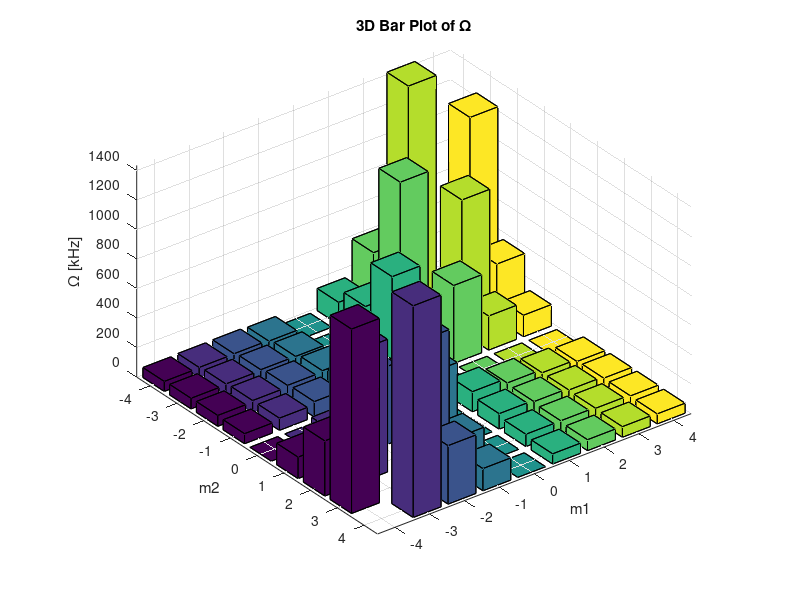

Reproduce this figure in MATLAB. (Note: this script raises an error after producing the figure.)
clear
clc

% Number of m1, m2 list

N = 4;
LIST_NUM = 2.*N+1;
DISPLAY = "Omega";

% Define m1_list and m2_list
m1_list = -N:1:N;
m2_list = -N:1:N;

% Define constants (replace these with actual values)
omega_1 = 2 .* pi .* 2.05 .* 1E6;
omega_2 = 2 .* pi .* 2.132 .* 1E6;
M = 170.936323 .* (1E-3)./ 6.02E23;
delta_k = 28339146.473469555;
hbar = 6.626E-34./(2.*pi);

% Calculate Omega values using array operations
%delta = (M2 ./ (M1 + M2)) * omega_1 + (M1 ./ (M1 + M2)) * omega_2;
%tau = 2 * (M1 + M2) / (omega_1 - omega_2);
%Omega = sqrt((pi * omega_1.*omega_2 * M ./ (abs(omega_2 - omega_1) * abs(delta .* tau - sin(delta .* tau)) * delta_k^2 * hbar))) .* delta;

delta = zeros(LIST_NUM,LIST_NUM);
tau = zeros(LIST_NUM,LIST_NUM);
Omega = zeros(LIST_NUM,LIST_NUM);

for i = 1:LIST_NUM
    for j = 1:LIST_NUM
        if (m1_list(i) + m2_list(j)) == 0
            delta(i,j) = NaN;
            tau(i,j) = NaN;
            Omega(i,j) = NaN;
        else
            delta(i,j) = ( ...
                ( ...
                    m2_list(j) ./ ( m1_list(i) + m2_list(j) ) ...
                ) .* omega_1 + ...
                ( ...
                    m1_list(i) ./ ( m1_list(i) + m2_list(j) ) ...
                ) .* omega_2 ...
            );
            
            tau(i,j) = 2 .* pi .* abs((m1_list(i) + m2_list(j)) ./ (omega_1 - omega_2));
            
            A = 0;
            A = 1./( omega_1 .* ( omega_1 - delta(i,j) ) ) - 1./( omega_2 .* ( omega_2 - delta(i,j) ) );
            A
            Omega(i,j) = sqrt(M.*pi ./ (hbar .*tau(i,j).* abs(A) ) ) ./ delta_k;
        end
    end
end

% Create 3D bar plot
if strcmp(DISPLAY,"Omega") == 1
    figure;
    disp(min(min(Omega./(pi * 2 * 1E3))));
    b = bar3(Omega./(pi * 2 * 1E3));
    set(gca,'XTickLabel',m1_list) 
    set(gca,'YTickLabel',m2_list) 
    
    % Set axis labels and title
    xlabel('m1');
    ylabel('m2');
    zlabel('\Omega [kHz]');
    title('3D Bar Plot of \Omega');
elseif strcmp(DISPLAY,"tau") == 1
    figure;
    disp(max(max(tau.* 1E6)));
    b = bar3(tau.* 1E6);
    set(gca,'XTickLabel',m1_list) 
    set(gca,'YTickLabel',m2_list) 
    
    % Set axis labels and title
    xlabel('m1');
    ylabel('m2');
    zlabel('\tau [\mu s]');
    title('3D Bar Plot of \tau');
elseif strcmp(DISPLAY,"delta") == 1
    figure;
    disp(min(min(delta./(pi * 2 * 1E6))));
    b = bar3(delta./(pi * 2 * 1E6));
    set(gca,'XTickLabel',m1_list) 
    set(gca,'YTickLabel',m2_list) 
    
    % Set axis labels and title
    xlabel('m1');
    ylabel('m2');
    zlabel('\delta [MHz]');
    title('3D Bar Plot of \delta');
end

% Set color based on Omega values
for k = 1:length(b)
    zdata = b(k).ZData;
    b(k).CData = zdata;
    b(k).FaceColor = 'interp';
end

% Adjust the colorbar
colorbar;